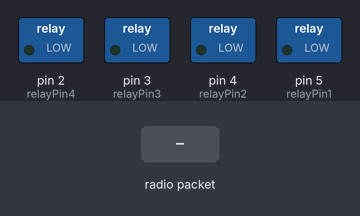
The sketch below on a simulated Arduino Uno, built with avr-gcc and run on an emulated ATmega328P. Shown: switched loads named in the sketch (green lamp = pin HIGH). The inputs (shaded band) are chosen by the test bench. EEPROM starts erased; no radio packets arrive unless stated.

Above: at 1.2 s.
1.3 s: radio packet "on" arrives
At 2.3 s:
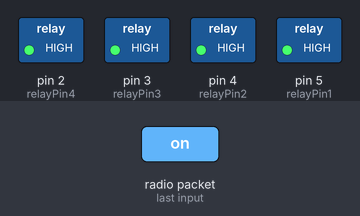
2.8 s: radio packet "off" arrives
At 3.4 s:
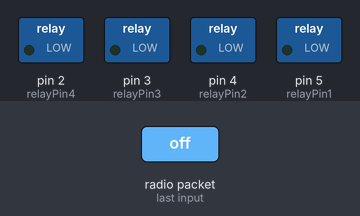
Timing chart, 0 to 5.8 s (numbered marks = the images above; inputs shaded):
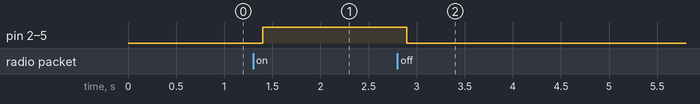

The sketch:

receiver.ino
```cpp
#include <EEPROM.h>
#include <Wire.h>
#include <SPI.h>
#include "RF24.h"
RF24 myRadio (8, 9);
byte addresses[][6] = {"0"};

struct package {
  char onoff[4] = "";
};

const int relayPin1 = 5; //Declared Relay1
const int relayPin2 = 4; //Declared Relay2
const int relayPin3 = 3; //Declared Relay3
const int relayPin4 = 2; //Declared Relay3

typedef struct package Package;
Package dataRecieve;
Package dataTransmit;

void setup() {
  Serial.begin(9600);
  myRadio.begin();
  myRadio.setChannel(115);
  myRadio.setPALevel(RF24_PA_MAX);
  myRadio.setDataRate( RF24_250KBPS );

  myRadio.openReadingPipe(1, addresses[0]);
  myRadio.startListening();

pinMode(relayPin1, OUTPUT);                 //Relay output for START
pinMode(relayPin2, OUTPUT);                //Relay output for STOP
pinMode(relayPin3, OUTPUT);               //Relay output for LIGHT
pinMode(relayPin4, OUTPUT);               //Relay output for LIGHT

checkfailure();
}


void loop() {


 if ( myRadio.available()) {
    while (myRadio.available()){
      myRadio.read( &dataRecieve, sizeof(dataRecieve) );
    } }
    delay(50);
   myRadio.stopListening();
  myRadio.openWritingPipe(addresses[0]);
  myRadio.write(&dataTransmit, sizeof(dataTransmit));
  myRadio.openReadingPipe(1, addresses[0]);
  myRadio.startListening();
    String onoff = dataRecieve.onoff;


     if(onoff=="on")
    {
      strcpy( dataTransmit.onoff, "on");
      EEPROM.update(0,0);
     digitalWrite(relayPin1, HIGH);         //SETTING HIGH
     digitalWrite(relayPin2, HIGH);        //SETTING HIGH
     digitalWrite(relayPin3, HIGH);       //SETTING HIGH
     digitalWrite(relayPin4, HIGH);       //SETTING HIGH
    }
    if (onoff=="off")
    {
      strcpy( dataTransmit.onoff, "off");
      EEPROM.update(0,1);
     digitalWrite(relayPin1, LOW);         //SETTING HIGH
     digitalWrite(relayPin2, LOW);        //SETTING HIGH
     digitalWrite(relayPin3, LOW);       //SETTING HIGH
     digitalWrite(relayPin4, LOW);       //SETTING HIGH
    }

}
void checkfailure() {
  if(EEPROM.read(0)==1){
    strcpy( dataTransmit.onoff, "off");
  digitalWrite(relayPin1, LOW);         //SETTING HIGH
digitalWrite(relayPin2, LOW);        //SETTING HIGH
digitalWrite(relayPin3, LOW);       //SETTING HIGH
digitalWrite(relayPin4, LOW);       //SETTING HIGH
return;
  }else if (EEPROM.read(0)==0){
    strcpy( dataTransmit.onoff, "on");
digitalWrite(relayPin1, HIGH);         //SETTING HIGH
digitalWrite(relayPin2, HIGH);        //SETTING HIGH
digitalWrite(relayPin3, HIGH);       //SETTING HIGH
digitalWrite(relayPin4, HIGH);       //SETTING HIGH
return;
}

  }
```

Measured:
- after the input at 1.3 s, pin 2 (relayPin4), pin 3 (relayPin3), pin 4 (relayPin2), pin 5 (relayPin1): LOW → HIGH after 0.10 s
- after the input at 2.8 s, pin 2 (relayPin4), pin 3 (relayPin3), pin 4 (relayPin2), pin 5 (relayPin1): HIGH → LOW after 0.10 s
